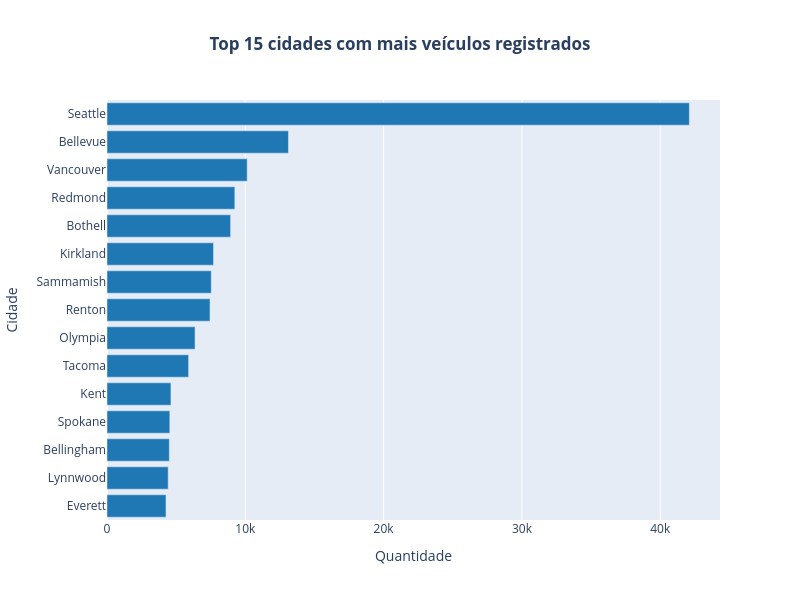

Write notebook code for a chart like this one.
### Code cell
# Plotando

fig = px.bar(cidades.head(15), 
            x="Quantidade",    
            y="Cidade", 
            width=800, 
            height=600, 
            title="<b>Top 15 cidades com mais veículos registrados<b>",
            color_discrete_sequence=["#1f77b4"])

fig.update_layout(title_x=0.5)
fig.update_yaxes(autorange="reversed")

fig.show()

### Figure 1 — Plotly figure (JSON) as saved in the notebook; plotly's stock layout.template omitted (floating-point values rounded to 4 significant figures)
{"data": [{"hovertemplate": "Quantidade=%{x}<br>Cidade=%{y}<extra></extra>", "legendgroup": "", "marker": {"color": "#1f77b4", "pattern": {"shape": ""}}, "name": "", "orientation": "h", "showlegend": false, "textposition": "auto", "type": "bar", "x": [42105, 13120, 10136, 9242, 8936, 7702, 7539, 7448, 6366, 5900, 4622, 4542, 4507, 4425, 4266], "xaxis": "x", "y": ["Seattle", "Bellevue", "Vancouver", "Redmond", "Bothell", "Kirkland", "Sammamish", "Renton", "Olympia", "Tacoma", "Kent", "Spokane", "Bellingham", "Lynnwood", "Everett"], "yaxis": "y"}], "layout": {"barmode": "relative", "height": 600, "legend": {"tracegroupgap": 0}, "title": {"text": "<b>Top 15 cidades com mais veículos registrados<b>", "x": 0.5}, "width": 800, "xaxis": {"anchor": "y", "domain": [0, 1], "title": {"text": "Quantidade"}}, "yaxis": {"anchor": "x", "autorange": "reversed", "domain": [0, 1], "title": {"text": "Cidade"}}}}
